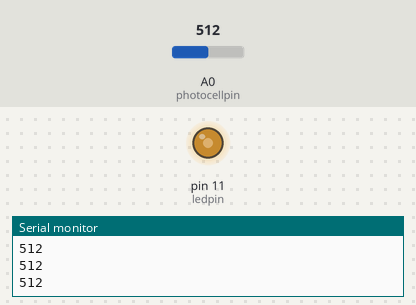
Recording of a sketch running on a simulated Arduino Uno, built with avr-gcc and run on an emulated ATmega328P. Parts: output pins drawn as LEDs (lit = HIGH), the last lines printed to the serial monitor. The test bench sets the inputs (shaded band); at power-on: A0 (photocellpin) = 512.

Above: at 1.2 s.
1.3 s: A0 (photocellpin) set to 716
At 2.5 s:
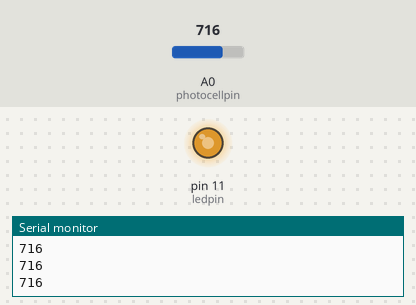
2.8 s: A0 (photocellpin) set to 900
At 3.6 s:
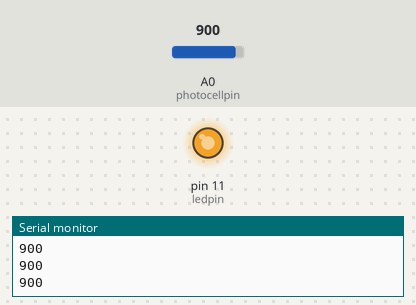
4.3 s: A0 (photocellpin) set to 122
At 4.9 s:
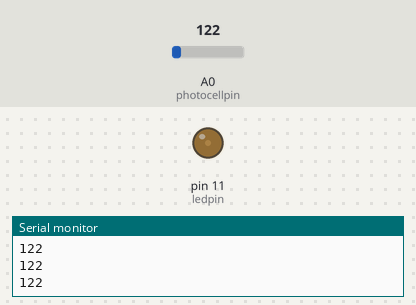
5.8 s: A0 (photocellpin) set to 0
At 6.1 s:
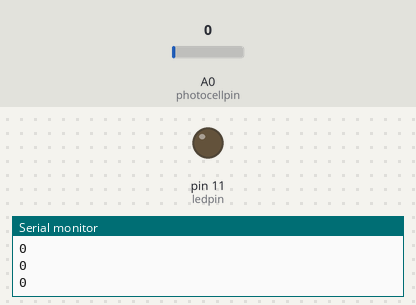
Timing chart, 0 to 8.3 s (numbered marks = the images above; inputs shaded):
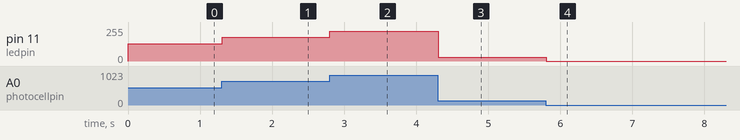

Measured:
- after the input at 1.3 s, pin 11 (ledpin): 128/255 → 179/255 at once
- after the input at 2.8 s, pin 11 (ledpin): 179/255 → 225/255 at once
- after the input at 4.3 s, pin 11 (ledpin): 225/255 → 30/255 at once
- after the input at 5.8 s, pin 11 (ledpin): 30/255 → 0/255 at once

The sketch:

Project_22.2_Light_Lamp.ino
```cpp
/*
keyestudio STEM Starter Kit
Project 22.2
Light Lamp
http//www.keyestudio.com
*/
int photocellpin=0;// initialize analog pin 0, connected with photocell
int ledpin=11;// initialize digital pin 11,
int val=0;// initialize variable va
void setup()
{
pinMode(ledpin,OUTPUT);// set digital pin 11 as “output”
Serial.begin(9600);// set baud rate at “9600”
}
void loop()
{
  val=analogRead(photocellpin);// read the value of the sensor
Serial.println(val);// display the value of val
analogWrite(ledpin,val/4);// set up brightness（maximum
delay(10);// wait


//val=analogRead(photocellpin);// read the value of the sensor and assign it to val
//Serial.println(val);// display the value of val
//if(val<100){
//analogWrite(ledpin,255);// set up brightness（maximum value 255）
//delay(10);// wait for 0.01s
//}
//else analogWrite(ledpin,LOW);
}
//////////////////////////////////////////////////////////////////
```
